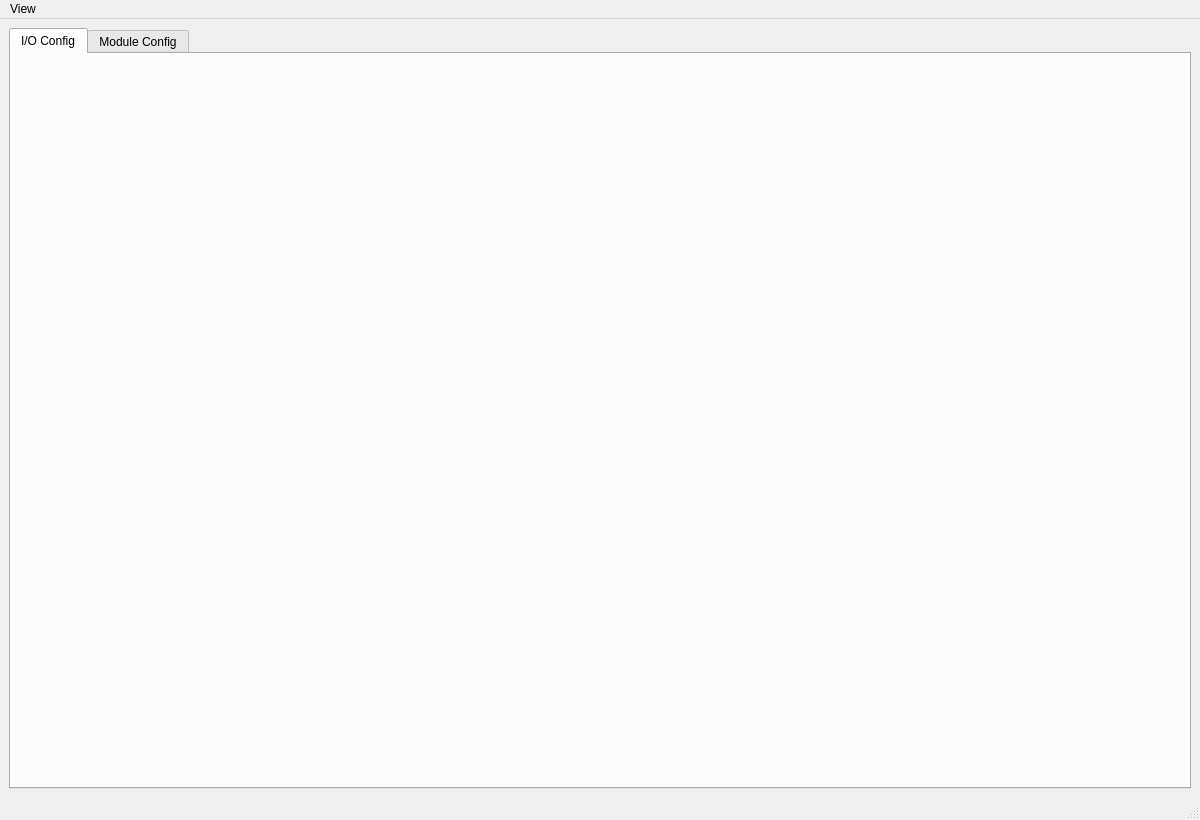
<?xml version="1.0" encoding="UTF-8"?>
<ui version="4.0">
 <class>AcmTestAppWindow</class>
 <widget class="QMainWindow" name="AcmTestAppWindow">
  <property name="geometry">
   <rect>
    <x>0</x>
    <y>0</y>
    <width>1200</width>
    <height>820</height>
   </rect>
  </property>
  <property name="windowTitle">
   <string>ACM Test App</string>
  </property>
  <widget class="QWidget" name="centralwidget">
   <layout class="QVBoxLayout" name="verticalLayout">
    <item>
     <widget class="QTabWidget" name="tabWidget_main">
      <property name="currentIndex">
       <number>0</number>
      </property>
      <widget class="QWidget" name="tab_io_host">
       <attribute name="title">
        <string>I/O Config</string>
       </attribute>
      </widget>
      <widget class="QWidget" name="tab_module_host">
       <attribute name="title">
        <string>Module Config</string>
       </attribute>
      </widget>
     </widget>
    </item>
   </layout>
  </widget>
  <widget class="QMenuBar" name="menubar">
   <property name="geometry">
    <rect>
     <x>0</x>
     <y>0</y>
     <width>1200</width>
     <height>22</height>
    </rect>
   </property>
   <widget class="QMenu" name="menuView_2">
    <property name="title">
     <string>View</string>
    </property>
    <addaction name="actionPreview"/>
   </widget>
   <addaction name="menuView_2"/>
  </widget>
  <widget class="QStatusBar" name="statusbar"/>
  <action name="actionPreview">
   <property name="checkable">
    <bool>true</bool>
   </property>
   <property name="checked">
    <bool>true</bool>
   </property>
   <property name="text">
    <string>Preview</string>
   </property>
  </action>
 </widget>
 <resources/>
 <connections/>
</ui>
